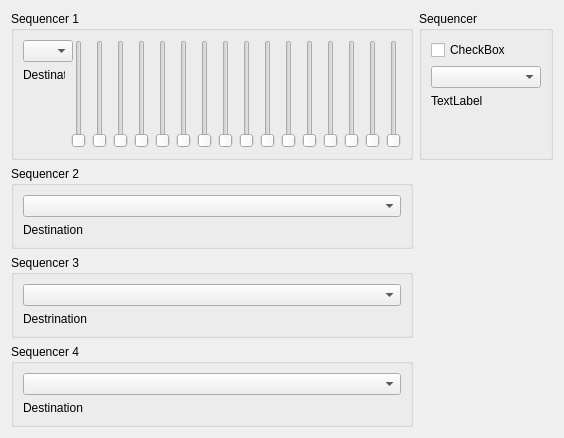
      <widget class="QWidget" name="TabSeq">
       <property name="toolTip">
        <string>Sequencer Tab</string>
       </property>
       <attribute name="title">
        <string>Sequencer</string>
       </attribute>
       <layout class="QGridLayout" name="gridLayout_29">
        <item row="0" column="0">
         <layout class="QGridLayout" name="SequencerLayout" columnminimumwidth="0,0">
          <item row="0" column="0">
           <widget class="QGroupBox" name="groupBox_7">
            <property name="sizePolicy">
             <sizepolicy hsizetype="Preferred" vsizetype="Preferred">
              <horstretch>3</horstretch>
              <verstretch>0</verstretch>
             </sizepolicy>
            </property>
            <property name="minimumSize">
             <size>
              <width>100</width>
              <height>0</height>
             </size>
            </property>
            <property name="sizeIncrement">
             <size>
              <width>0</width>
              <height>0</height>
             </size>
            </property>
            <property name="title">
             <string>Sequencer 1</string>
            </property>
            <layout class="QGridLayout" name="gridLayout_38">
             <item row="0" column="0">
              <layout class="QGridLayout" name="gridLayout_30">
               <item row="0" column="0">
                <widget class="QComboBox" name="comboBox_31">
                 <property name="minimumSize">
                  <size>
                   <width>50</width>
                   <height>0</height>
                  </size>
                 </property>
                 <property name="maximumSize">
                  <size>
                   <width>250</width>
                   <height>16777215</height>
                  </size>
                 </property>
                </widget>
               </item>
               <item row="1" column="0">
                <widget class="QLabel" name="label_89">
                 <property name="text">
                  <string>Destination</string>
                 </property>
                </widget>
               </item>
               <item row="2" column="0">
                <spacer name="verticalSpacer_5">
                 <property name="orientation">
                  <enum>Qt::Vertical</enum>
                 </property>
                 <property name="sizeHint" stdset="0">
                  <size>
                   <width>20</width>
                   <height>40</height>
                  </size>
                 </property>
                </spacer>
               </item>
               <item row="0" column="1" rowspan="3">
                <widget class="QSlider" name="verticalSlider">
                 <property name="maximum">
                  <number>127</number>
                 </property>
                 <property name="orientation">
                  <enum>Qt::Vertical</enum>
                 </property>
                </widget>
               </item>
               <item row="0" column="2" rowspan="3">
                <widget class="QSlider" name="verticalSlider_2">
                 <property name="maximum">
                  <number>127</number>
                 </property>
                 <property name="orientation">
                  <enum>Qt::Vertical</enum>
                 </property>
                </widget>
               </item>
               <item row="0" column="3" rowspan="3">
                <widget class="QSlider" name="verticalSlider_4">
                 <property name="maximum">
                  <number>127</number>
                 </property>
                 <property name="orientation">
                  <enum>Qt::Vertical</enum>
                 </property>
                </widget>
               </item>
               <item row="0" column="4" rowspan="3">
                <widget class="QSlider" name="verticalSlider_3">
                 <property name="maximum">
                  <number>127</number>
                 </property>
                 <property name="orientation">
                  <enum>Qt::Vertical</enum>
                 </property>
                </widget>
               </item>
               <item row="0" column="6" rowspan="3">
                <widget class="QSlider" name="verticalSlider_6">
                 <property name="maximum">
                  <number>127</number>
                 </property>
                 <property name="orientation">
                  <enum>Qt::Vertical</enum>
                 </property>
                </widget>
               </item>
               <item row="0" column="5" rowspan="3">
                <widget class="QSlider" name="verticalSlider_5">
                 <property name="maximum">
                  <number>127</number>
                 </property>
                 <property name="orientation">
                  <enum>Qt::Vertical</enum>
                 </property>
                </widget>
               </item>
               <item row="0" column="7" rowspan="3">
                <widget class="QSlider" name="verticalSlider_7">
                 <property name="maximum">
                  <number>127</number>
                 </property>
                 <property name="orientation">
                  <enum>Qt::Vertical</enum>
                 </property>
                </widget>
               </item>
               <item row="0" column="8" rowspan="3">
                <widget class="QSlider" name="verticalSlider_8">
                 <property name="maximum">
                  <number>127</number>
                 </property>
                 <property name="orientation">
                  <enum>Qt::Vertical</enum>
                 </property>
                </widget>
               </item>
               <item row="0" column="9" rowspan="3">
                <widget class="QSlider" name="verticalSlider_9">
                 <property name="maximum">
                  <number>127</number>
                 </property>
                 <property name="orientation">
                  <enum>Qt::Vertical</enum>
                 </property>
                </widget>
               </item>
               <item row="0" column="10" rowspan="3">
                <widget class="QSlider" name="verticalSlider_10">
                 <property name="maximum">
                  <number>127</number>
                 </property>
                 <property name="orientation">
                  <enum>Qt::Vertical</enum>
                 </property>
                </widget>
               </item>
               <item row="0" column="11" rowspan="3">
                <widget class="QSlider" name="verticalSlider_11">
                 <property name="maximum">
                  <number>127</number>
                 </property>
                 <property name="orientation">
                  <enum>Qt::Vertical</enum>
                 </property>
                </widget>
               </item>
               <item row="0" column="12" rowspan="3">
                <widget class="QSlider" name="verticalSlider_12">
                 <property name="maximum">
                  <number>127</number>
                 </property>
                 <property name="orientation">
                  <enum>Qt::Vertical</enum>
                 </property>
                </widget>
               </item>
               <item row="0" column="13" rowspan="3">
                <widget class="QSlider" name="verticalSlider_13">
                 <property name="maximum">
                  <number>127</number>
                 </property>
                 <property name="orientation">
                  <enum>Qt::Vertical</enum>
                 </property>
                </widget>
               </item>
               <item row="0" column="14" rowspan="3">
                <widget class="QSlider" name="verticalSlider_14">
                 <property name="maximum">
                  <number>127</number>
                 </property>
                 <property name="orientation">
                  <enum>Qt::Vertical</enum>
                 </property>
                </widget>
               </item>
               <item row="0" column="15" rowspan="3">
                <widget class="QSlider" name="verticalSlider_15">
                 <property name="maximum">
                  <number>127</number>
                 </property>
                 <property name="orientation">
                  <enum>Qt::Vertical</enum>
                 </property>
                </widget>
               </item>
               <item row="0" column="16" rowspan="3">
                <widget class="QSlider" name="verticalSlider_16">
                 <property name="maximum">
                  <number>127</number>
                 </property>
                 <property name="orientation">
                  <enum>Qt::Vertical</enum>
                 </property>
                </widget>
               </item>
              </layout>
             </item>
            </layout>
           </widget>
          </item>
          <item row="3" column="0">
           <widget class="QGroupBox" name="groupBox_9">
            <property name="title">
             <string>Sequencer 4</string>
            </property>
            <layout class="QGridLayout" name="gridLayout_35">
             <item row="0" column="0">
              <layout class="QGridLayout" name="gridLayout_34">
               <item row="0" column="0">
                <widget class="QComboBox" name="comboBox_34"/>
               </item>
               <item row="1" column="0">
                <widget class="QLabel" name="label_90">
                 <property name="text">
                  <string>Destination</string>
                 </property>
                </widget>
               </item>
              </layout>
             </item>
            </layout>
           </widget>
          </item>
          <item row="2" column="0">
           <widget class="QGroupBox" name="groupBox_10">
            <property name="title">
             <string>Sequencer 3</string>
            </property>
            <layout class="QGridLayout" name="gridLayout_36">
             <item row="0" column="0">
              <layout class="QGridLayout" name="gridLayout_33">
               <item row="0" column="0">
                <widget class="QComboBox" name="comboBox_33"/>
               </item>
               <item row="1" column="0">
                <widget class="QLabel" name="label_91">
                 <property name="text">
                  <string>Destrination</string>
                 </property>
                </widget>
               </item>
              </layout>
             </item>
            </layout>
           </widget>
          </item>
          <item row="0" column="1">
           <widget class="QGroupBox" name="groupBox_11">
            <property name="sizePolicy">
             <sizepolicy hsizetype="Preferred" vsizetype="Preferred">
              <horstretch>1</horstretch>
              <verstretch>0</verstretch>
             </sizepolicy>
            </property>
            <property name="minimumSize">
             <size>
              <width>25</width>
              <height>0</height>
             </size>
            </property>
            <property name="sizeIncrement">
             <size>
              <width>0</width>
              <height>0</height>
             </size>
            </property>
            <property name="title">
             <string>Sequencer</string>
            </property>
            <layout class="QGridLayout" name="gridLayout_39">
             <property name="leftMargin">
              <number>9</number>
             </property>
             <item row="0" column="0">
              <layout class="QGridLayout" name="gridLayout_32">
               <item row="0" column="0">
                <widget class="QCheckBox" name="checkBox_13">
                 <property name="text">
                  <string>CheckBox</string>
                 </property>
                </widget>
               </item>
               <item row="1" column="0">
                <widget class="QComboBox" name="comboBox_35"/>
               </item>
               <item row="2" column="0">
                <widget class="QLabel" name="label_93">
                 <property name="text">
                  <string>TextLabel</string>
                 </property>
                </widget>
               </item>
               <item row="3" column="0">
                <spacer name="verticalSpacer">
                 <property name="orientation">
                  <enum>Qt::Vertical</enum>
                 </property>
                 <property name="sizeHint" stdset="0">
                  <size>
                   <width>20</width>
                   <height>40</height>
                  </size>
                 </property>
                </spacer>
               </item>
              </layout>
             </item>
            </layout>
           </widget>
          </item>
          <item row="1" column="0">
           <widget class="QGroupBox" name="groupBox_8">
            <property name="title">
             <string>Sequencer 2</string>
            </property>
            <layout class="QGridLayout" name="gridLayout_37">
             <item row="0" column="0">
              <layout class="QGridLayout" name="gridLayout_31">
               <item row="0" column="0">
                <widget class="QComboBox" name="comboBox_32"/>
               </item>
               <item row="1" column="0">
                <widget class="QLabel" name="label_92">
                 <property name="text">
                  <string>Destination</string>
                 </property>
                </widget>
               </item>
              </layout>
             </item>
            </layout>
           </widget>
          </item>
          <item row="1" column="1">
           <spacer name="verticalSpacer_2">
            <property name="orientation">
             <enum>Qt::Vertical</enum>
            </property>
            <property name="sizeHint" stdset="0">
             <size>
              <width>20</width>
              <height>40</height>
             </size>
            </property>
           </spacer>
          </item>
          <item row="2" column="1">
           <spacer name="verticalSpacer_3">
            <property name="orientation">
             <enum>Qt::Vertical</enum>
            </property>
            <property name="sizeHint" stdset="0">
             <size>
              <width>20</width>
              <height>40</height>
             </size>
            </property>
           </spacer>
          </item>
          <item row="3" column="1">
           <spacer name="verticalSpacer_4">
            <property name="orientation">
             <enum>Qt::Vertical</enum>
            </property>
            <property name="sizeHint" stdset="0">
             <size>
              <width>20</width>
              <height>40</height>
             </size>
            </property>
           </spacer>
          </item>
         </layout>
        </item>
       </layout>
      </widget>
